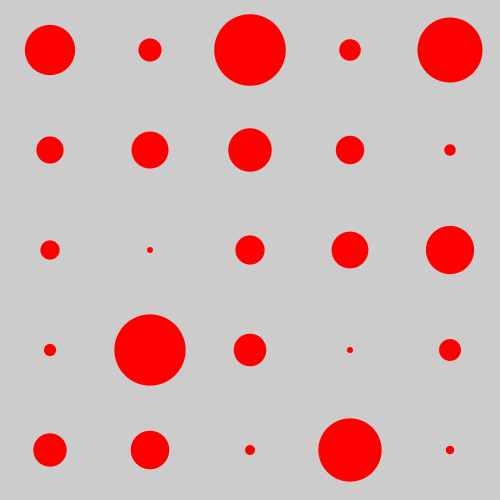
Frame 1 (no input)
Frame 60 (the mouse pressed at the canvas centre just before this capture): identical to frame 1, image omitted
Frame 120 (the mouse held since frame 60 and released just before this capture): identical to frame 1, image omitted

The Processing sketch that drew this single still picture (run headless with seeded random() and noise(); from frame 60 on, the mouse is pressed at the canvas centre):

// Processing sketch: processing_146789
// ── processing_146789.pde


float rando = 25;
int x = 0;

void setup(){
  size(500,500);
  translate(50,50);
  repeatShape();
}

void draw(){
}

void repeatShape(){  
  noStroke();
  for (int i=0; i < 25; i++){
    rando = random(5,75);
    fill(255,0,0);
    ellipse(0,0,rando,rando);    
    translate(100,0);
    x++;
    if (x == 5){
      x = 0;
      translate(-500,100);  
    }
  }
}
